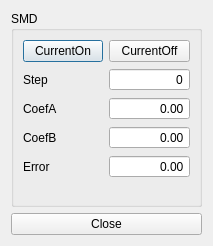
<?xml version="1.0" encoding="UTF-8"?>
<ui version="4.0">
 <class>DebugDialog</class>
 <widget class="QDialog" name="DebugDialog">
  <property name="geometry">
   <rect>
    <x>0</x>
    <y>0</y>
    <width>213</width>
    <height>246</height>
   </rect>
  </property>
  <property name="windowTitle">
   <string>Dialog</string>
  </property>
  <layout class="QVBoxLayout" name="verticalLayout">
   <item>
    <widget class="QGroupBox" name="groupBox">
     <property name="title">
      <string>SMD</string>
     </property>
     <layout class="QFormLayout" name="formLayout">
      <item row="0" column="0">
       <widget class="QPushButton" name="pbCurrentOn">
        <property name="text">
         <string>CurrentOn</string>
        </property>
       </widget>
      </item>
      <item row="0" column="1">
       <widget class="QPushButton" name="pbCurrentOff">
        <property name="text">
         <string>CurrentOff</string>
        </property>
       </widget>
      </item>
      <item row="1" column="0">
       <widget class="QLabel" name="label">
        <property name="text">
         <string>Step</string>
        </property>
       </widget>
      </item>
      <item row="2" column="0">
       <widget class="QLabel" name="label_2">
        <property name="text">
         <string>CoefA</string>
        </property>
       </widget>
      </item>
      <item row="3" column="0">
       <widget class="QLabel" name="label_3">
        <property name="text">
         <string>CoefB</string>
        </property>
       </widget>
      </item>
      <item row="4" column="0">
       <widget class="QLabel" name="label_4">
        <property name="text">
         <string>Error</string>
        </property>
       </widget>
      </item>
      <item row="1" column="1">
       <widget class="QSpinBox" name="sbStep">
        <property name="alignment">
         <set>Qt::AlignRight|Qt::AlignTrailing|Qt::AlignVCenter</set>
        </property>
        <property name="buttonSymbols">
         <enum>QAbstractSpinBox::NoButtons</enum>
        </property>
        <property name="minimum">
         <number>-10000000</number>
        </property>
        <property name="maximum">
         <number>10000000</number>
        </property>
       </widget>
      </item>
      <item row="2" column="1">
       <widget class="QDoubleSpinBox" name="sbCoefA">
        <property name="alignment">
         <set>Qt::AlignRight|Qt::AlignTrailing|Qt::AlignVCenter</set>
        </property>
        <property name="buttonSymbols">
         <enum>QAbstractSpinBox::NoButtons</enum>
        </property>
        <property name="minimum">
         <double>-10000000.000000000000000</double>
        </property>
        <property name="maximum">
         <double>10000000.000000000000000</double>
        </property>
       </widget>
      </item>
      <item row="3" column="1">
       <widget class="QDoubleSpinBox" name="sbCoefB">
        <property name="alignment">
         <set>Qt::AlignRight|Qt::AlignTrailing|Qt::AlignVCenter</set>
        </property>
        <property name="buttonSymbols">
         <enum>QAbstractSpinBox::NoButtons</enum>
        </property>
        <property name="minimum">
         <double>-10000000.000000000000000</double>
        </property>
        <property name="maximum">
         <double>10000000.000000000000000</double>
        </property>
       </widget>
      </item>
      <item row="4" column="1">
       <widget class="QDoubleSpinBox" name="sbError">
        <property name="alignment">
         <set>Qt::AlignRight|Qt::AlignTrailing|Qt::AlignVCenter</set>
        </property>
        <property name="buttonSymbols">
         <enum>QAbstractSpinBox::NoButtons</enum>
        </property>
        <property name="minimum">
         <double>-10000000.000000000000000</double>
        </property>
        <property name="maximum">
         <double>10000000.000000000000000</double>
        </property>
       </widget>
      </item>
     </layout>
    </widget>
   </item>
   <item>
    <widget class="QPushButton" name="pbClose">
     <property name="text">
      <string>Close</string>
     </property>
    </widget>
   </item>
  </layout>
 </widget>
 <resources/>
 <connections/>
</ui>
